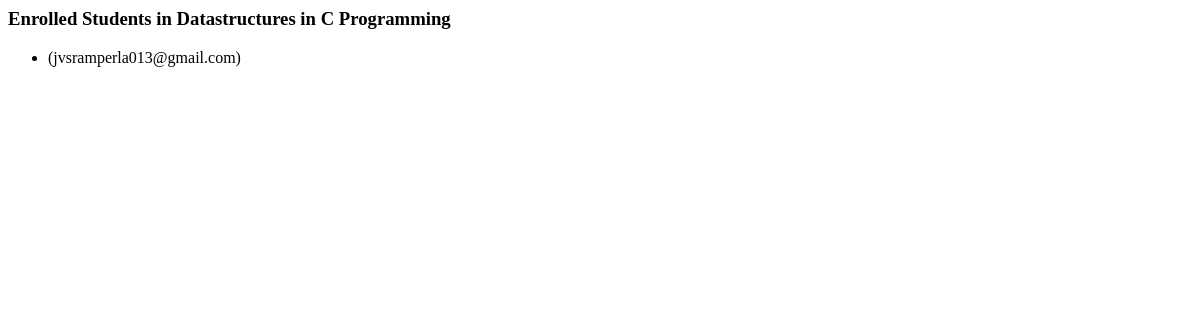
Page /course/21/students/ (signed in) on the earlier database version.
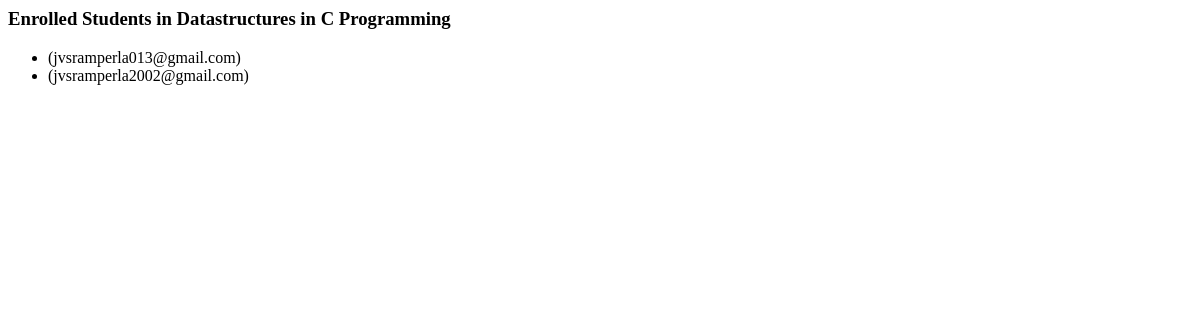
Same page on the later database version.
### lms/models.py (models this page shows, shortened)
class Enrollment(models.Model):
    student = models.ForeignKey(User, on_delete=models.CASCADE)
    course = models.ForeignKey(Course, on_delete=models.CASCADE)
    enrolled_at = models.DateTimeField(auto_now_add=True)

### lms/views.py (the view)
# urls.py: path('course/<int:course_id>/students/', view_course_students, name='course_students'),
@login_required
def view_course_students(request, course_id):
    course = get_object_or_404(Course, id=course_id)
    enrollments = Enrollment.objects.filter(course=course)
    return render(request, 'course_students.html', {'course': course, 'enrollments': enrollments})

### lms/templates/course_students.html
<h3>Enrolled Students in {{ course.title }}</h3>
<ul>
  {% for enroll in enrollments %}
    <li>{{ enroll.student.first_name }} ({{ enroll.student.email }})</li>
  {% endfor %}
</ul>

Differences in the rows shown:
added Enrollment: student.email "jvsramperla2002@gmail.com"
